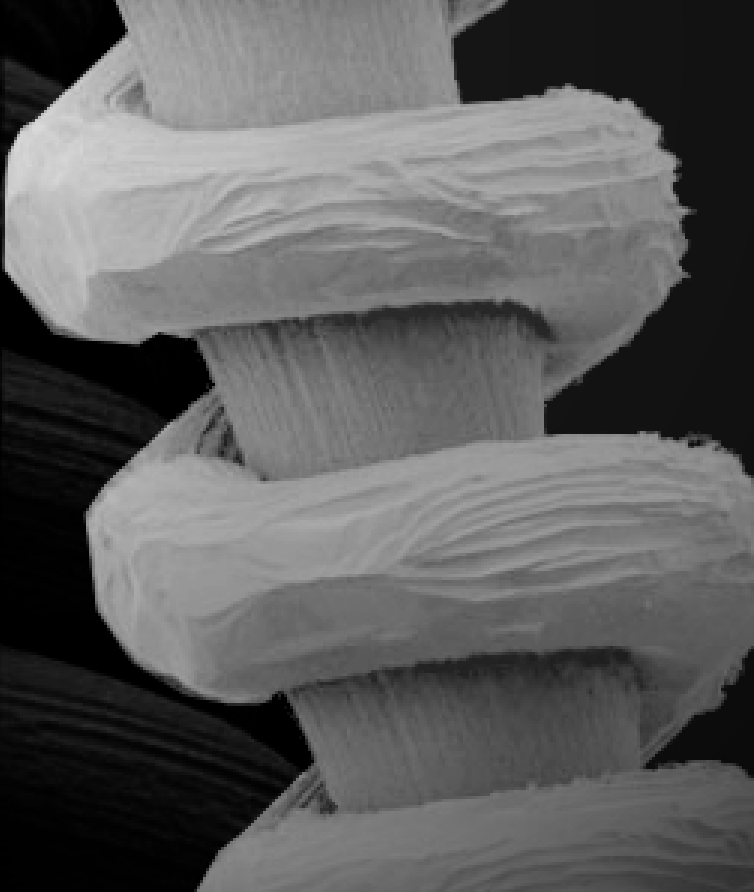
%> input picture matlab/test.tif, 754 x 892 px
$ octave work.m   (GNU Octave 9; MATLAB toolbox functions it lacks are replaced by stand-ins)
%> lines starting %> are read from the running program, lines starting %| are printed output that depends on the picture; in (x1, y1, x2, y2) boxes, pixels count from 0 and x2, y2 are one past the last pixel; in counts of white or black regions, pixels touching at a corner belong together; the program's own positions count from 1
%%
clc;clear;close all;
%读取图像,为灰度图
imag0 = imread('test.tif');%原图
%> imag0 is the input picture: size 892x754 uint8; min 0, max 217, mean 93.5
imag1 = imag0;%用于全局直方图均衡化
imag2 = imag0;%用于局部统计特征增强方法1
imag3 = imag0;%用于局部统计特征增强方法2
%%
%全局直方图均衡化
[p,q]= size(imag0);%统计像素点
%> p = 892; q = 754
[count,x] = imhist(imag0);%count表示每个灰度级别有多少个像素，x表示有多少个灰度级别
%> count = 256 values, max 34000 at index 19, min 0 at index 219, mean 2627.2; x = 256 values from 0 to 255
p1 = count/(p*q);%P1表示每个灰度级别出现的概率，一共有256级别
%> p1 = 256 values, max 0.0506 at index 19, min 0 at index 219, mean 0.00391
P1 = cumsum(p1);%P1表示逐行相加的概率，也就是累加概率
%> P1 = 256 values from 0.0356 to 1
for i=1:256
    imag1(imag0==i)=P1(i)*(256-1);%每一个原本灰度级别为i的像素，灰度级别改为累加出现概率*256再取整
end
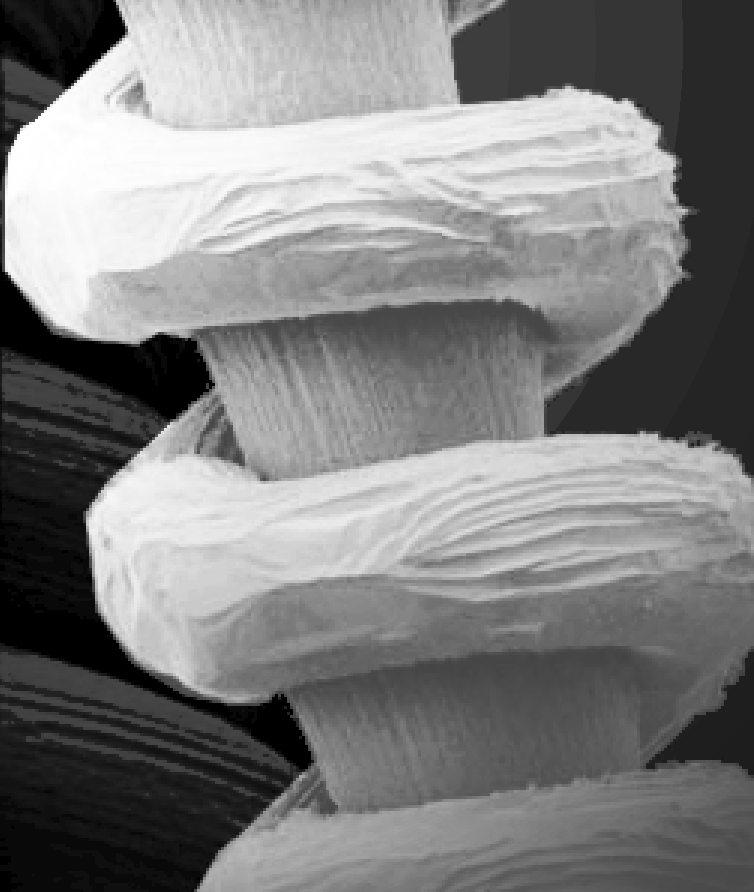
%> imag1: size 892x754 uint8; min 0, max 255, mean 126.2
figure(1)
subplot(121),imhist(imag0);
title('原图像直方图');
subplot(122),imhist(imag1);
title('均衡化后的直方图');
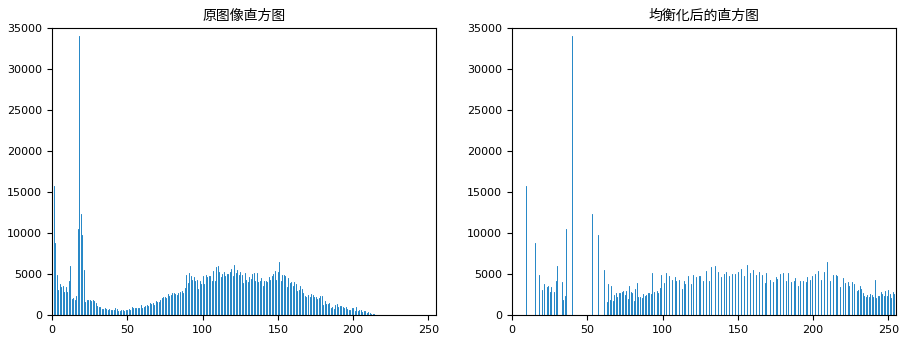
%> figure redrawn from the program's plot data, 2 panels; panel 1: highest point at x = 18, y = 34000; panel 2: highest point at x = 40, y = 34000
figure(2)
subplot(121),imshow(imag0);
title('原图');
subplot(122),imshow(imag1);
title('均衡化后图');
%%
%局部统计特征增强
%方法1
M = mean2(imag0);%原图均值
%> M = 93.48
u0 = 3;
M_core = ones(u0,u0)/u0^2;
tem = conv2(double(imag0),M_core);
theta = tem((u0+1)/2:p+(u0-1)/2,(u0+1)/2:q+(u0-1)/2);%领域内灰度均值
tem = conv2((double(imag0)-theta).^2,M_core);
m = sqrt(tem((u0+1)/2:p+(u0-1)/2,(u0+1)/2:q+(u0-1)/2));%领域内均方差
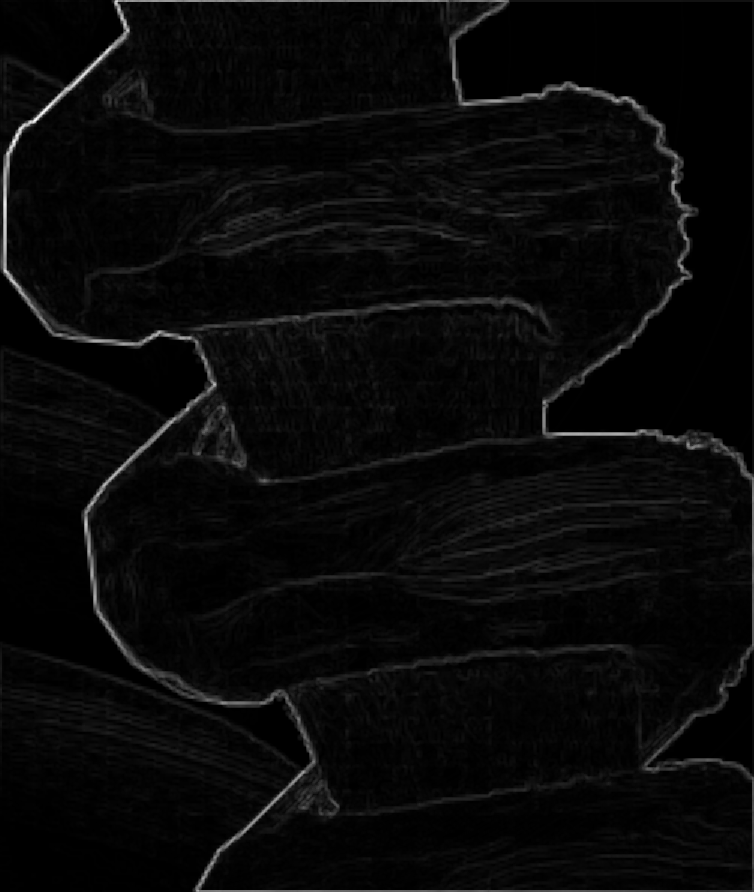
%> m: size 892x754 double; min 0, max 49.55, mean 1.8; drawn with min black and max white
A = 0.8*M./theta;
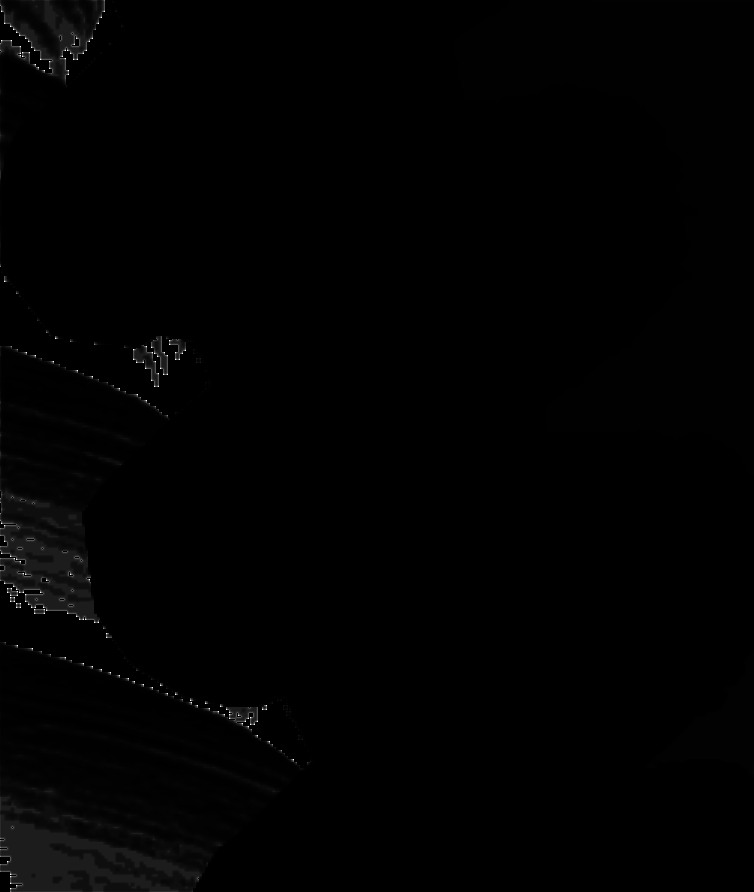
%> A: size 892x754 double; 3.05% of the values are NaN or infinite; the others: min 0.346, max 673, mean 4.99; drawn with min black, max white, NaN and infinite black
A(A<1)=1;
tem = A.*(double(imag0)-m)+m;
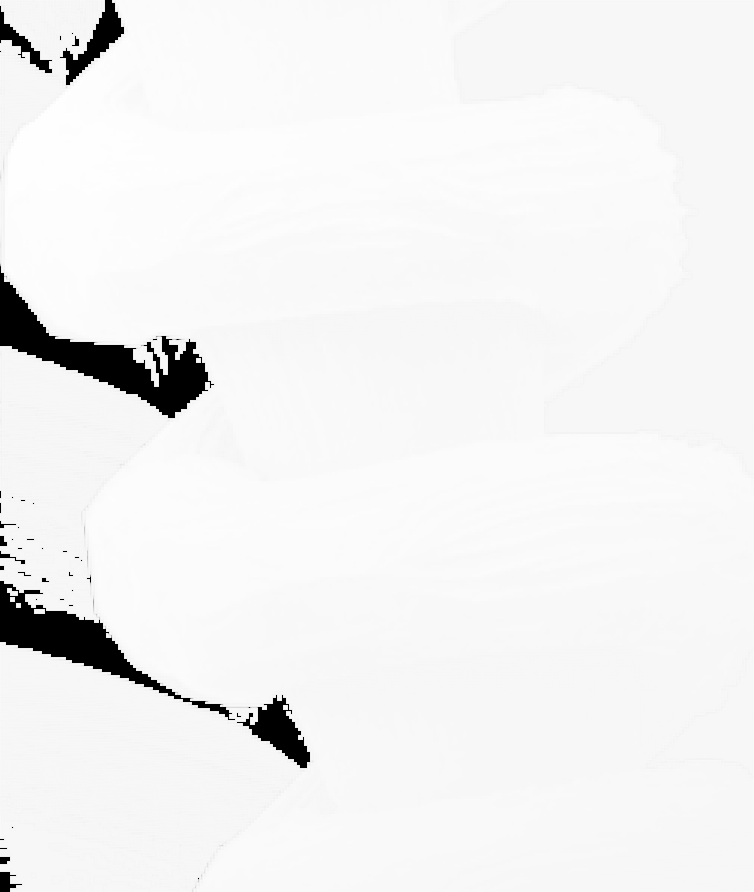
%> tem: size 892x754 double; 3.05% of the values are NaN or infinite; the others: min -4390.5, max 217, mean 110; drawn with min black, max white, NaN and infinite black
imag2 = uint8(tem);
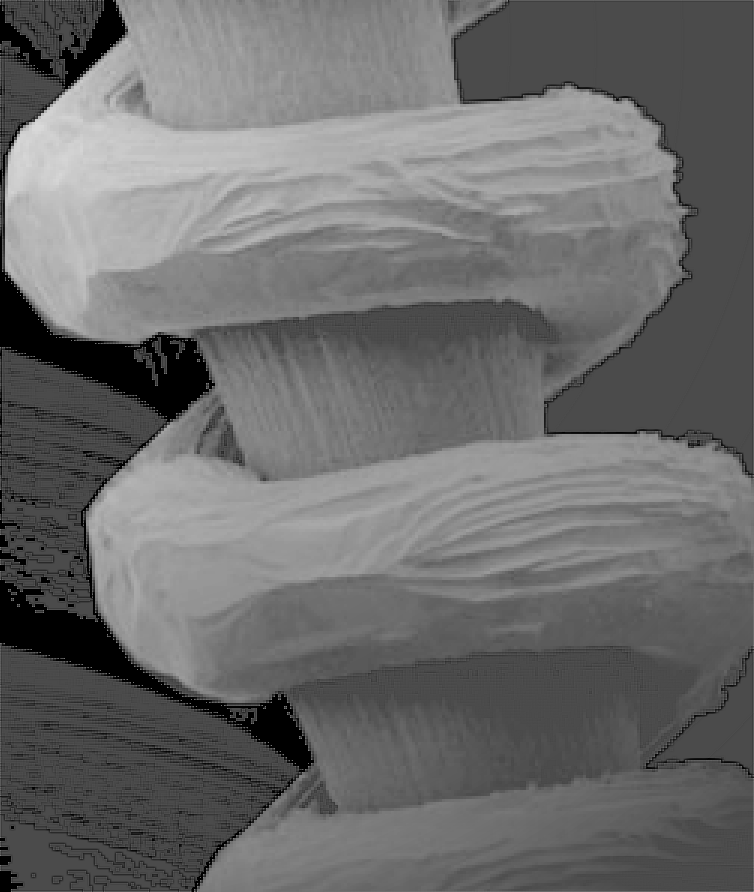
%> imag2: size 892x754 uint8; min 0, max 217, mean 107.4
figure(3)
subplot(121),imshow(imag0);
title('原图');
subplot(122),imshow(imag2);
title('均衡化后图');

%方法2
STD = std2(imag0);%原图标准差
%> STD = 39.1
E = 4;
K0 = 0.4;
K1 = 0.02;
K2 = 0.4;
imag3((theta<=K0*M)&(m<=K2*STD)&(m>=K1*STD))=E*imag0((theta<=K0*M)&(m<=K2*STD)&(m>=K1*STD));
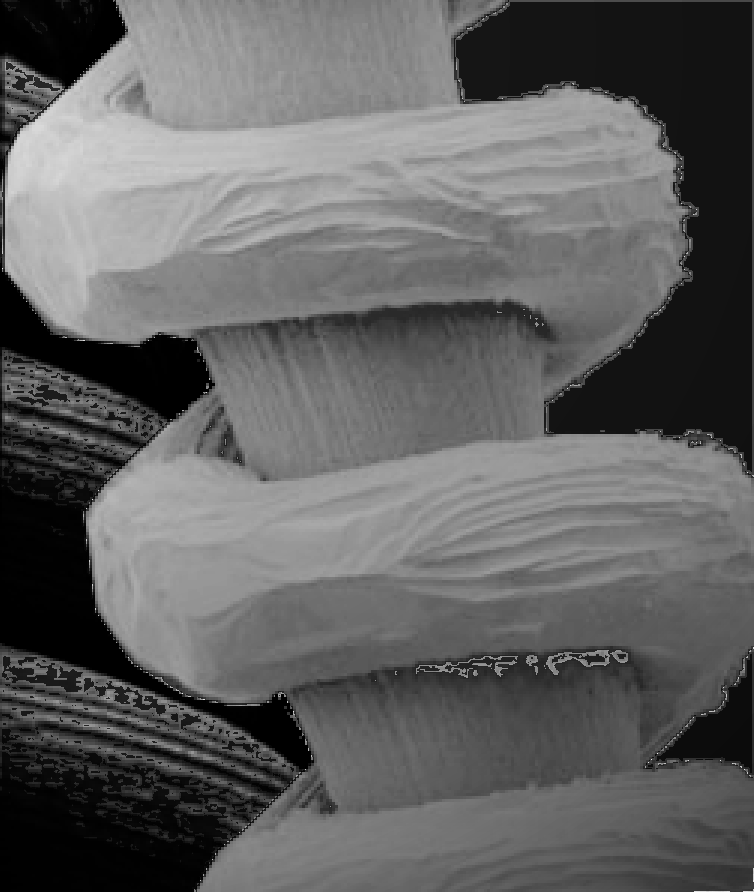
%> imag3: size 892x754 uint8; 7.55% of pixels changed, all inside (x1, y1, x2, y2) = (0, 0, 754, 892)
figure(4)
subplot(121),imshow(imag0);
title('原图');
subplot(122),imshow(imag3);
title('均衡化后图');
